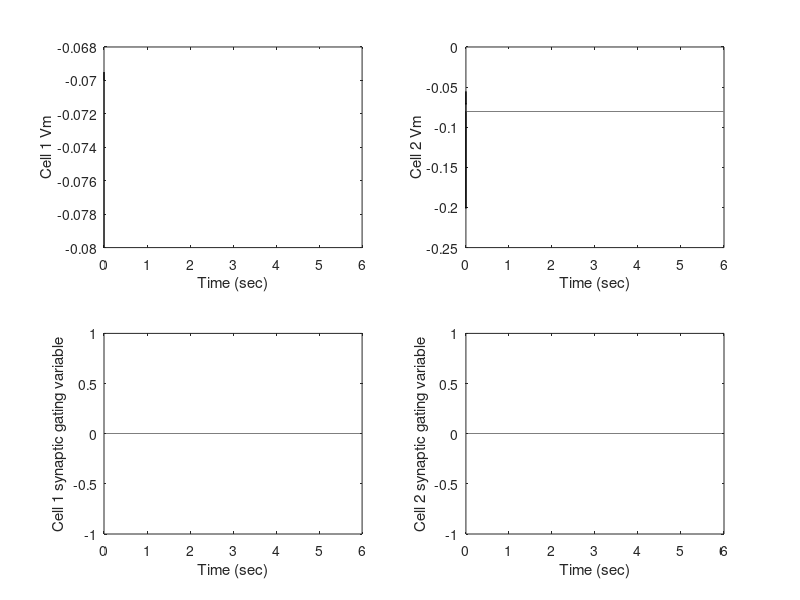

Recreate this plot in MATLAB.
%tutorial 5.3 part a
%Sayaka (Saya) Minegishi
% minegishis@brandeis.edu
% Mar 12 2024
%%%%%%%%%%%%%%%%%%%%%%%%%%%%%%%%%%%%%%%%%%%%%%%%%%%%%%%%%%%%%%%%%%%%%%%%%%%
close all
clear all

%% Simulation parameters (identical across cells)
dt = 0.0001;                % time-step
tmax = 6; %maximum simulation time (s)
t = 0:dt:tmax;               % vector of time-points (s)


istart1 = 0;          % time applied current starts (sec) for cell1
istart2 = tmax/2;          % time applied current starts (sec) for cell 2
ilength=0.1;    % length of applied current pulse (sec)

Ie1= 3e-9;          % magnitude of applied current pulse

Ie2= 3e-9;          % magnitude of applied current pulse

%% Parameters for the lif neurons
Vth = -0.054;               % threshold potential (to produce spike)
Vreset = -0.080;            % reset potential (post-spike)
Cm = 1e-9;               % total membrane capacitance
R = 10e3; % membrane resistance
E_L = -70e-3;               % leak potential 

E12_rev = -70e-3;
E21_rev = -70e-3;
G12 = 1e-6; 
G21 = 1e-6;
tau_syn = 10e-3; %time constant
tau_D = 1; %time constant for depression variable

I01 = 2e-9; %baseline current for cell 1
I02 = 2e-9; %baseline current for cell 2
p_r = 1;

% define white noise
sigm = 0; %noise level
       
 
%% Begin with all variables for cell 1
% Define the arrays
V1=zeros(size(t));          % membrane potential
V1(1) = E_L;                % set the initial value of voltage     


% Set up applied current to cell 1
I1app=zeros(size(t));   
for i = 1:round(istart1/dt)
    I1app(i) = I01;     % baseline (negative here)
end
for i=round(istart1/dt)+1:round((istart1+ilength)/dt) % make non-zero for duration of current pulse
    I1app(i) = Ie1 + I01;     % applied current (in fact zero)
end
for i = round((istart1+ilength)/dt):length(I1app)
    I1app(i) = I01; %return to baseline current
end
I1tot=zeros(size(t)); % in case we want to plot and look at the total current

%% repeat with all variables for cell 2
% Define the arrays
V2=zeros(size(t));          % membrane potential
V2(1) = E_L;                % set the initial value of voltage     

% Set up applied current to cell 2
I2app=zeros(size(t));   % Applied current vector
for i = 1:round(istart2/dt)
    I2app(i) = I02;
end
for i=round(istart2/dt)+1:round((istart2+ilength)/dt) % make non-zero for duration of current pulse
    I2app(i) = Ie2 + I02;
end
for i = round((istart2+ilength)/dt):length(I2app)
    I2app(i) = I02;
end
    
I2tot=zeros(size(t));   % to store the total current

D1 = ones(size(t));   %depression variable for cell1
D2 = ones(size(t));   %depression variable for cell 2
syn1=zeros(size(t));    % synaptic gating variable from spikes in cell 1
syn2=zeros(size(t));    % synaptic gating variable from spikes in cell 2
spikes1 = zeros(size(t));   % store spikes of cell 1
spikes2 = zeros(size(t));   % store spikes of cell 2
spike1now = 0;              % set to 1 when cell 1 is in a spike
spike2now = 0;              % set to 1 when cell 2 is in a spike

% nspikewidth is number of time-points to update conductance following a spike
nspikewidth = round(tau_syn*10/dt);  


%% Now simulate trials, each with a different applied current

for i = 2:length(t)            % loop through all time points
    % next line: Forward Euler method to update membrane potential for
    % cell 1 first
    noise = randn(1)* sigm*sqrt(dt); %noise term to add to the total membrane potential. sigma * n(t)
 
    V1(i) = V1(i-1) + dt*((E_L - V1(i-1))/R + I1app(i-1) +G21*syn1(i-1)*(E21_rev -V1(i-1)) + noise)/Cm;
    
    if V1(i) > Vth              % if potential is above threshold
        spikes1(i) = 1;          % record the spike at that time-point
        V1(i) = Vreset;          % reset the potential
        syn1(i) = syn1(i-1) + p_r*D1(i-1)*(1-syn1(i-1));
        D1(i) = D1(i-1)*(1-p_r);
    end
    %update gating variables and depression variable
    syn1(i) = syn1(i-1) + dt*(-syn1(i-1)/tau_syn);
    D1(i) = D1(i-1) + dt*((1-D1(i-1))/tau_D);

    %repeat for cell 2
     V2(i) = V2(i-1) + dt*((E_L - V2(i-1))/R + I2app(i-1) +G12*syn2(i-1)*(E12_rev -V2(i-1)) + noise)/Cm;
   
    if V2(i) > Vth              % if potential is above threshold
        spikes2(i) = 1;          % record the spike at that time-point
        V2(i) = Vreset;          % reset the potential
        syn2(i) = syn2(i-1) + p_r*D2(i-1)*(1-syn2(i-1));
        D2(i) = D2(i-1)*(1-p_r);
    end

    %update gating variables and depression variable
    syn2(i) = syn2(i-1) + dt*(-syn2(i-1)/tau_syn);
    D2(i) = D2(i-1) + dt*((1-D2(i-1))/tau_D);

end                    
    
    %% Finally plot membrane potentials as a function of time
figure(1)
% Membrane potential of cell 1 in the upper panel
subplot(2,2,1)      
plot(t,V1,'k')
xlabel('Time (sec)')
ylabel('Cell 1 Vm')
hold on
% Membrane potential of cell 2 in the lower panel
subplot(2,2,2)      
plot(t,V2,'k')
xlabel('Time (sec)')
ylabel('Cell 2 Vm')

%plot synaptic gating variables against time
subplot(2,2,3)      
plot(t,syn1,'k')
xlabel('Time (sec)')
ylabel('Cell 1 synaptic gating variable')

%plot synaptic gating variables against time
subplot(2,2,4)      
plot(t,syn2,'k')
xlabel('Time (sec)')
ylabel('Cell 2 synaptic gating variable')
hold off
